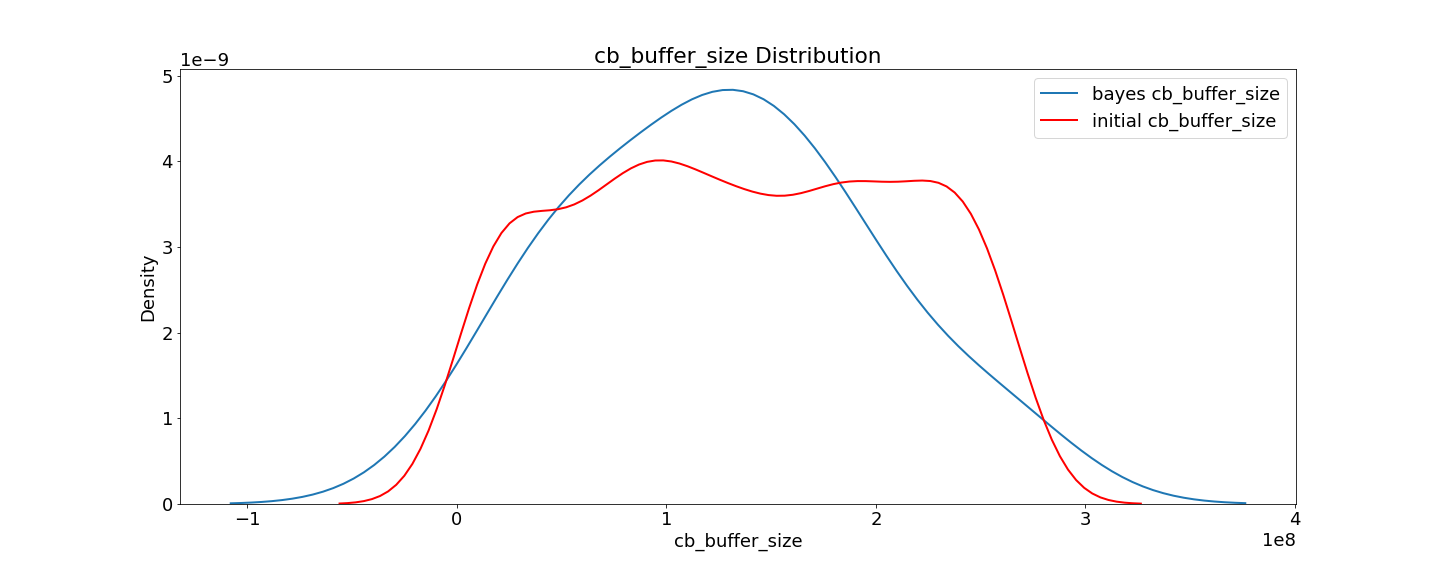
#> input picture final/code/bt_plots/BT-IO-200-200-200-4-20_cb_buffer_size.png, 1440 x 576 px; its folder holds 4 pictures in this run
$ python plotcombine.py
#> lines starting #> are read from the running program, lines starting #| are printed output that depends on the picture; pictures that were not available may be replaced by others from this repository, and a replacement may not be noted
import cv2 as cv
from matplotlib import pyplot as plt
import os,fnmatch,re

listOfFiles = os.listdir("./bt_plots")
pattern = "*cb_buffer_size.png"
prefixes=[]
for entry in listOfFiles:
    if fnmatch.fnmatch(entry, pattern):
        prefixes.append(re.sub('cb_buffer_size.png','',entry))
for prefix in prefixes:
    print(prefix)
    prefix= "./bt_plots/"+prefix
    image1 = cv.imread(prefix+'cb_buffer_size.png')
#> image1 is the input picture: shape (576, 1440, 3); mean B, G, R 251.9, 251.7, 252.2
    cv.imshow('image',image1)
    cv.waitKey(0)
    image2 = cv.imread(prefix+'loss.png')
    image3 = cv.imread(prefix+'romio_cb_read.png')
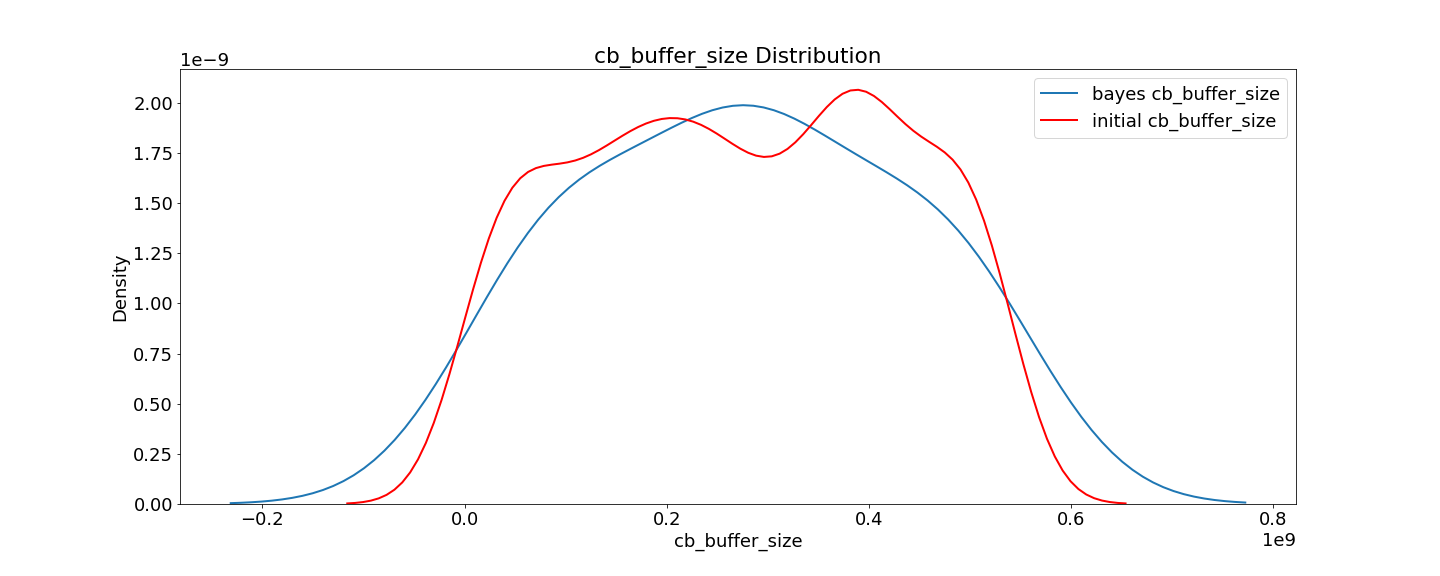
#> input picture final/code/bt_plots/BT-IO-200-200-20020_cb_buffer_size.png, 1440 x 576 px, given in place of BT-IO-200-200-200-4-20_romio_cb_read.png, which was not available
#> image3 is the input picture: shape (576, 1440, 3); mean B, G, R 251.5, 251.3, 251.8
    image4 = cv.imread(prefix+'romio_cb_write.png')
    image5 = cv.imread(prefix+'romio_ds_read.png')
    image6 = cv.imread(prefix+'romio_ds_write.png')
    image7 = cv.imread(prefix+'setstripe-size.png')
    image8 = cv.imread(prefix+'setstripe-count.png')
    image1 = cv.hconcat((image1, image2))
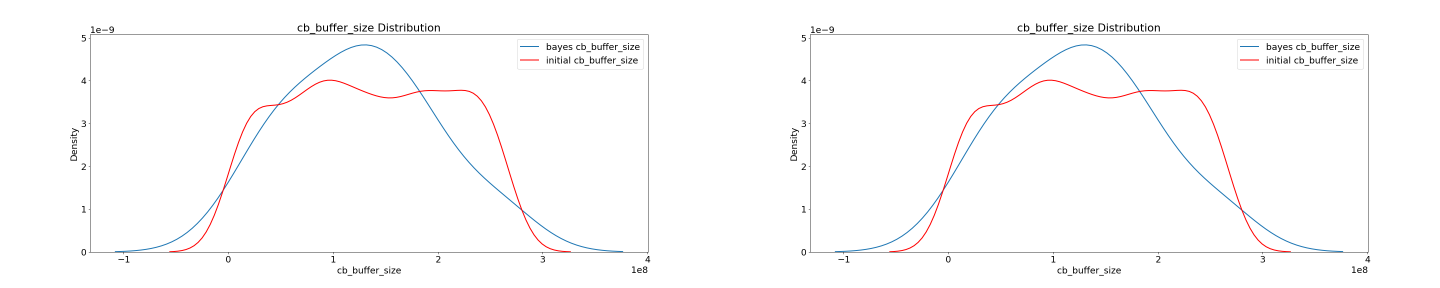
#> image1: shape (576, 2880, 3) (shown at 1/2 size); mean B, G, R 251.9, 251.7, 252.2
    image1 = cv.hconcat((image1, image3))
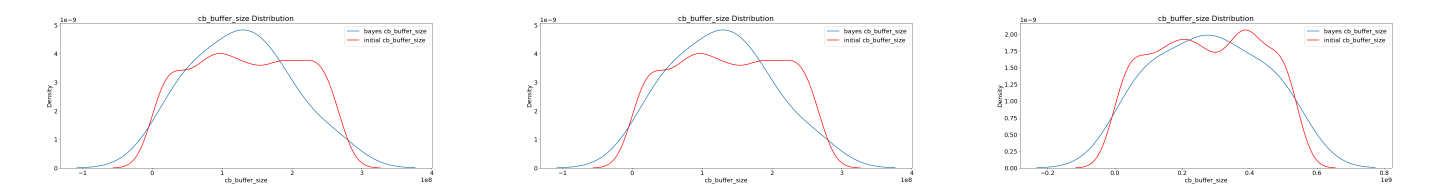
#> image1: shape (576, 4320, 3) (shown at 1/3 size); mean B, G, R 251.8, 251.6, 252.1
    image1 = cv.hconcat((image1, image4))
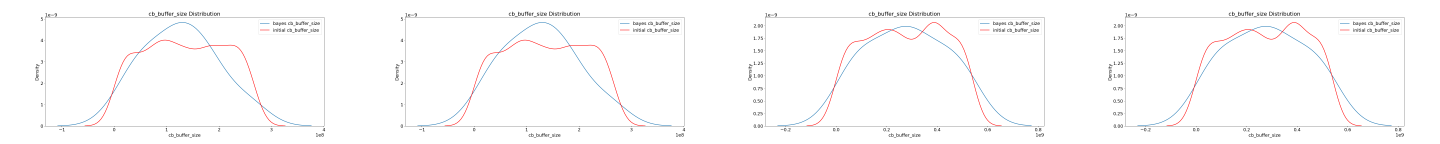
#> image1: shape (576, 5760, 3) (shown at 1/4 size); mean B, G, R 251.7, 251.5, 252
    image5 = cv.hconcat((image5, image6))
    image5 = cv.hconcat((image5, image7))
    image5 = cv.hconcat((image5, image8))
#> (the run stopped early here; a loop or call above may not have finished)
